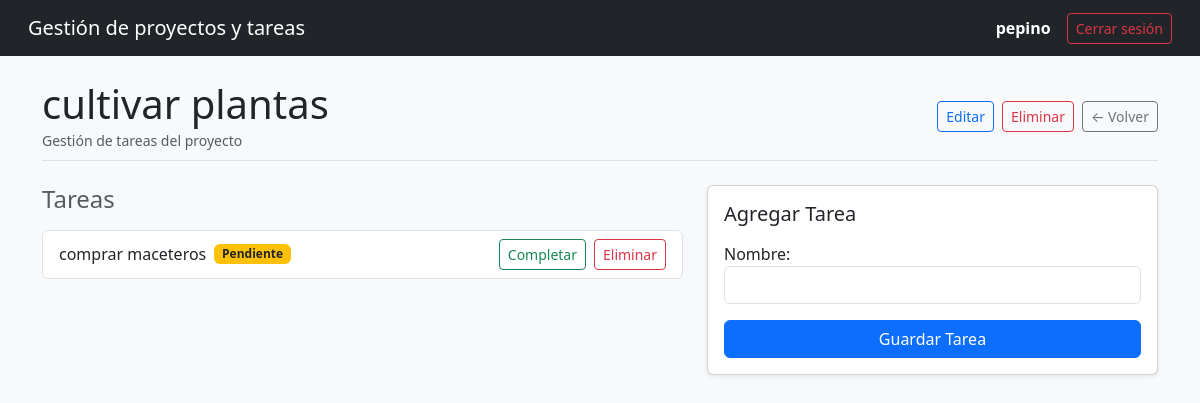
Page /proyecto/10/ (signed in) on the committed database.
### core/models.py (models this page shows, shortened)
class Proyecto(models.Model):
    nombre = models.CharField(max_length=100)
    usuario = models.ForeignKey(User, on_delete=models.CASCADE, related_name='proyectos') # 1 usuario varios proyectos
    fecha_creacion = models.DateTimeField(auto_now_add=True)

class Tarea(models.Model):
    nombre = models.CharField(max_length=100)
    proyecto = models.ForeignKey(Proyecto, on_delete=models.CASCADE, related_name='tareas') # 1 proyecto varias tareas
    usuario = models.ForeignKey(User, on_delete=models.CASCADE, related_name='tareas') # 1 usuario varias tareas
    completada = models.BooleanField(default=False)
    fecha_creacion = models.DateTimeField(auto_now_add=True)

### core/views.py (the view)
# urls.py: path('proyecto/<int:pk>/', proyecto_detalle, name='proyecto_detalle'),
@login_required
def proyecto_detalle(request, pk):
    proyecto = get_object_or_404(Proyecto, pk=pk)# Obtener el registro de la base de datos
    if request.method == 'POST':
        form = TareaForm(request.POST)
        if form.is_valid():
            tarea = form.save(commit=False)
            tarea.proyecto = proyecto
            tarea.usuario = request.user
            tarea.save()
            return redirect('proyecto_detalle', pk=proyecto.pk)
    else:
        form = TareaForm()
    return render(request, 'core/proyecto_detalle.html', {'proyecto': proyecto, 'form': form})

### core/forms.py (shortened to what this page needs)
class TareaForm(forms.ModelForm):
    class Meta:
        model = Tarea
        fields = ['nombre',]
        widgets={
            'nombre': forms.TextInput(attrs={'class': 'form-control'}),
        }

### core/templates/core/proyecto_detalle.html (shortened to what this page needs)
{% extends 'base.html' %}
{% block content %}
<div class="d-flex justify-content-between align-items-center mb-4 pb-2 border-bottom">
    <div>
        <h1 class="mb-0">{{ proyecto.nombre }}</h1>
        <small class="text-muted">Gestión de tareas del proyecto</small>
    </div>
    <div class="d-flex gap-2">
        <a href="{% url 'editar_proyecto' proyecto.pk %}" class="btn btn-outline-primary btn-sm">
            Editar
        </a>
        <a href="{% url 'eliminar_proyecto' proyecto.pk %}" class="btn btn-outline-danger btn-sm">
            Eliminar
        </a>
        <a href="{% url 'lista_proyectos' %}" class="btn btn-outline-secondary btn-sm">
            &larr; Volver
        </a>
    </div>
</div>
<div class="row">
    <div class="col-md-7 mb-4">
        <h4 class="text-muted mb-3">Tareas</h4>
        <ul class="list-group">
            {% for tarea in proyecto.tareas.all %}
                <li class="list-group-item d-flex justify-content-between align-items-center">
                    <div class="d-flex align-items-center gap-2">
                        <span class="{% if tarea.completada %}text-decoration-line-through text-muted{% endif %}">
                            {{ tarea.nombre }}
                        </span>
                        {% if tarea.completada %}
                            <span class="badge bg-success">Completada</span>
                        {% else %}
                            <span class="badge bg-warning text-dark">Pendiente</span>
                        {% endif %}
                    </div>
                    <div class="d-flex gap-2 align-items-center">
                        <form method="POST" action="{% url 'alternar_tarea' tarea.pk %}" class="d-inline">
                            {% if tarea.completada %}
                                <button type="submit" class="btn btn-outline-warning btn-sm">Desmarcar</button>
                            {% else %}
                                <button type="submit" class="btn btn-outline-success btn-sm">Completar</button>
                            {% endif %}
                        </form>
                        <form method="POST" action="{% url 'eliminar_tarea' tarea.pk %}" class="d-inline" onsubmit="return confirm('¿Seguro que deseas eliminar esta tarea?');">
                            <button type="submit" class="btn btn-outline-danger btn-sm">Eliminar</button>
                        </form>
                    </div>
                </li>
            {% empty %}
                <li class="list-group-item text-muted">
                    No hay tareas registradas en este proyecto todavía.
                </li>
            {% endfor %}
        </ul>
    </div>
    <div class="col-md-5">
        <div class="card shadow-sm">
            <div class="card-body">
                <h5 class="card-title mb-3">Agregar Tarea</h5>
                <form method="POST">
                    {{ form.as_p }}
                    <button type="submit" class="btn btn-primary w-100">Guardar Tarea</button>
                </form>
            </div>
        </div>
    </div>
</div>
{% endblock %}

### templates/base.html (shortened to what this page needs)
<!DOCTYPE html>
<html lang="es">
<head>
    <link
        href="https://cdn.jsdelivr.net/npm/bootstrap@5.3.3/dist/css/bootstrap.min.css" rel="stylesheet">
</head>
<body class='bg-light'>
<nav class='navbar navbar-expand-lg navbar-dark bg-dark px-3 mb-4'>
    <div class='container-fluid'>
        <a class='navbar-brand' href={% url 'home' %}>Gestión de proyectos y tareas</a>
        <div class='d-flex align-items-center gap-2'>
        {% if user.is_authenticated %}
            <span class='text-white me-2'><strong>{{user.username}}</strong></span>
            <form method='POST' action={% url 'logout' %} class='d-inline'>
                <button type='submit' class='btn btn-outline-danger btn-sm'>Cerrar sesión</button>
            </form>
        {% else %}
            <a href= {% url 'login' %} class='btn btn-outline-light btn-sm'>Ingresar </a>
            <a href ="{% url 'registro' %}" class='btn btn-primary btn-sm'>Registrarme </a>
        {% endif %}
        </div>
    </div>
</nav>
<main class='container my-4'>
    {% block content %}
    {% endblock %}
</main>
</body>
</html>

### rows in the picture
Proyecto: nombre "cultivar plantas"
Tarea: nombre "comprar maceteros", completada "Pendiente"

### other values in the picture
{{ user.username }} "pepino"
